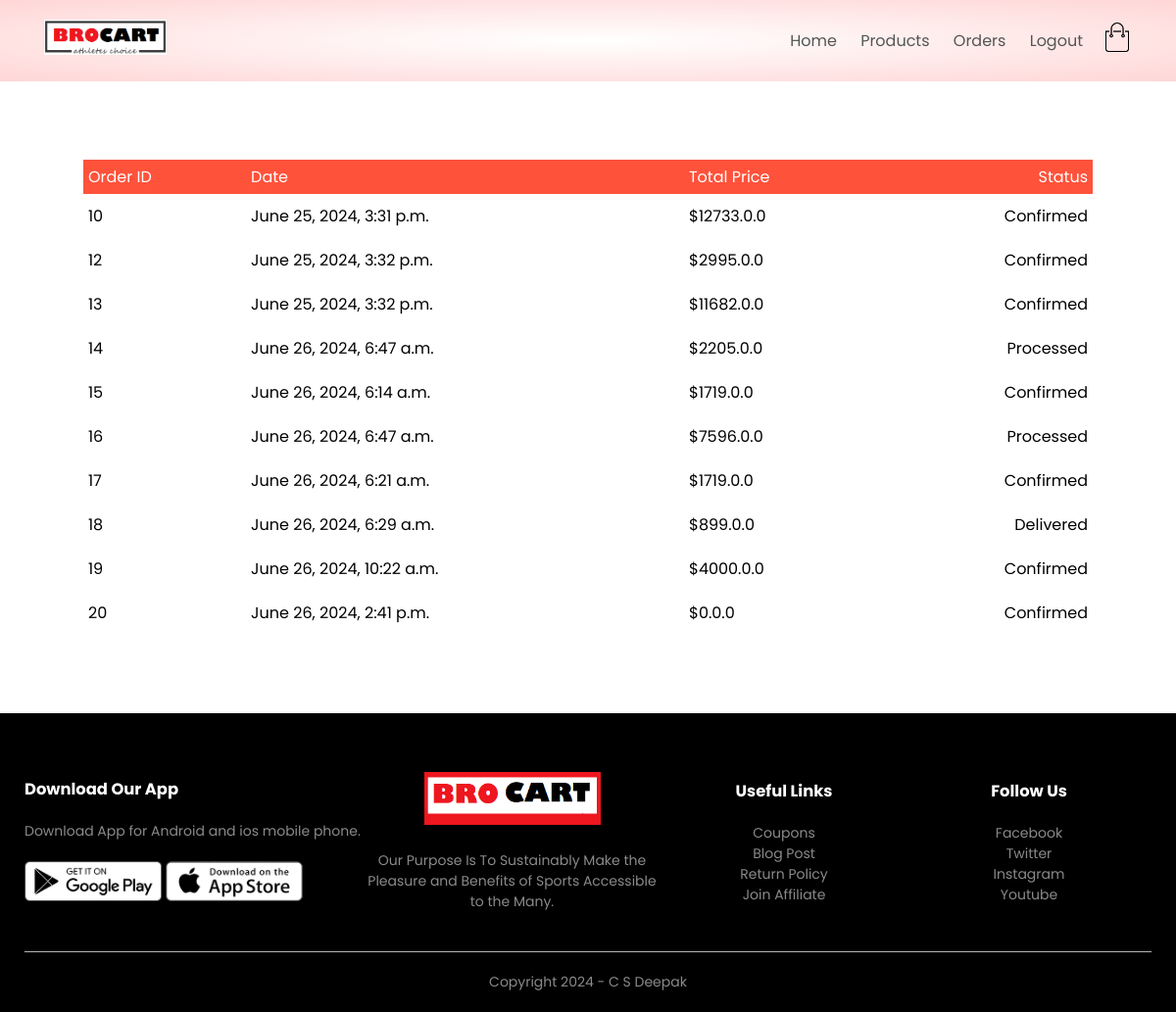
The app's page /orders/orders (signed in) with its own data.
### orders/models.py (models this page shows, shortened)
class Orders(models.Model):
    LIVE=1
    DELETE=0
    DELETE_CHOICES=((LIVE,'Live'),(DELETE,'Delete'))
    CART_STAGE=0
    ORDER_CONFIRMED=1
    ORDER_PROCESSED=2
    ORDER_DELIVERED=3
    ORDER_REJECTED=4
    STATUS_CHOICE=((ORDER_PROCESSED,"ORDER_PROCESSED"),
                   (ORDER_DELIVERED,"ORDER_DELIVERED"),
                   (ORDER_REJECTED,"ORDER_REJECTED")
                   )
    order_status=models.IntegerField(choices=STATUS_CHOICE,default=CART_STAGE)
    total_price=models.FloatField(default=0)
    owner=models.ForeignKey(Customer,on_delete=models.SET_NULL,related_name='owner',null=True)
    delete_status=models.IntegerField(choices=DELETE_CHOICES,default=LIVE)
    created_at=models.DateTimeField(auto_now=True)
    deleted_at=models.DateTimeField(auto_now=True)

### orders/views.py (the view)
# urls.py: path('orders',views.show_orders,name='orders'),
@login_required(login_url='account')
def show_orders(request):
    user=request.user
    customer=user.customer_profile
    all_orders=Orders.objects.filter(
        owner=customer,
    ).exclude(order_status=Orders.CART_STAGE)
    context={'orders':all_orders}
    return render(request,'orders.html',context)

### orders/templatetags/getstatus.py (called while the page is built)
@register.simple_tag(name='getstatus')
def getstatus(status):
    status=status-1
    status_array=['Confirmed','Processed','Delivered','Rejected']
    return status_array[status]

### templates/orders.html
{% extends 'blank_layout.html' %}
{% block content %}
    {% include 'order_container.html' %}
{% endblock content %}

### templates/order_container.html (shortened to what this page needs)
{% load static %}
{% load getstatus %}
<div class="small-container cart-page">
    {% if orders %}
    <table>
        <tbody><tr>
            <th>Order ID</th>
            <th>Date</th>
            <th>Total Price</th>
            <th>Status</th>
        </tr>
        {% for order in orders %}
        <tr>
            <td>{{order.id}}</td>
            <td>{{order.created_at}}</td>
            <td>${{order.total_price}}.0</td>
            <td>{% getstatus order.order_status %}</td>
        </tr>
        {% endfor %}
    </tbody></table>
    {% endif %}
</div>

### static/css/style.css (style rules this page uses)
* { margin: 0; padding: 0; box-sizing: border-box; }
body { font-family: 'Poppins', sans-serif; }
.small-container { max-width: 1080px; margin: auto; padding-left: 25px; padding-right: 25px; }
.cart-page { margin: 80px auto; }
table { width: 100%; border-collapse: collapse; }
th { text-align: left; padding: 5px; color: #fff; background: #ff523b; font-weight: normal; }
td { padding: 10px 5px; }
td:last-child { text-align: right; }
th:last-child { text-align: right; }

### records on screen
Orders: id "10", created_at "June 25, 2024, 3:31 p.m.", total_price "12733.0", order_status "Confirmed"
Orders: id "12", created_at "June 25, 2024, 3:32 p.m.", total_price "2995.0", order_status "Confirmed"
Orders: id "13", created_at "June 25, 2024, 3:32 p.m.", total_price "11682.0", order_status "Confirmed"
Orders: id "14", created_at "June 26, 2024, 6:47 a.m.", total_price "2205.0", order_status "Processed"
Orders: id "15", created_at "June 26, 2024, 6:14 a.m.", total_price "1719.0", order_status "Confirmed"
Orders: id "16", created_at "June 26, 2024, 6:47 a.m.", total_price "7596.0", order_status "Processed"
Orders: id "17", created_at "June 26, 2024, 6:21 a.m.", total_price "1719.0", order_status "Confirmed"
Orders: id "18", created_at "June 26, 2024, 6:29 a.m.", total_price "899.0", order_status "Delivered"
Orders: id "19", created_at "June 26, 2024, 10:22 a.m.", total_price "4000.0", order_status "Confirmed"
Orders: id "20", created_at "June 26, 2024, 2:41 p.m.", total_price "0.0", order_status "Confirmed"
